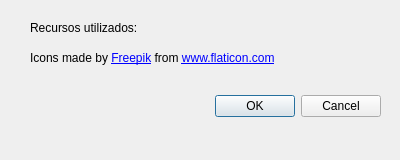
<?xml version="1.0" encoding="UTF-8"?>
<ui version="4.0">
 <class>AcercaDe</class>
 <widget class="QDialog" name="AcercaDe">
  <property name="geometry">
   <rect>
    <x>0</x>
    <y>0</y>
    <width>400</width>
    <height>160</height>
   </rect>
  </property>
  <property name="minimumSize">
   <size>
    <width>400</width>
    <height>160</height>
   </size>
  </property>
  <property name="maximumSize">
   <size>
    <width>400</width>
    <height>160</height>
   </size>
  </property>
  <property name="windowTitle">
   <string>Dialog</string>
  </property>
  <property name="windowIcon">
   <iconset resource="Recursos.qrc">
    <normaloff>:/Iconos/question.png</normaloff>:/Iconos/question.png</iconset>
  </property>
  <widget class="QDialogButtonBox" name="buttonBox">
   <property name="geometry">
    <rect>
     <x>40</x>
     <y>90</y>
     <width>341</width>
     <height>32</height>
    </rect>
   </property>
   <property name="orientation">
    <enum>Qt::Horizontal</enum>
   </property>
   <property name="standardButtons">
    <set>QDialogButtonBox::Cancel|QDialogButtonBox::Ok</set>
   </property>
  </widget>
  <widget class="QLabel" name="label">
   <property name="geometry">
    <rect>
     <x>30</x>
     <y>50</y>
     <width>271</width>
     <height>16</height>
    </rect>
   </property>
   <property name="text">
    <string>Icons made by &lt;a href=&quot;https://www.flaticon.com/authors/freepik&quot; title=&quot;Freepik&quot;&gt;Freepik&lt;/a&gt; from &lt;a href=&quot;https://www.flaticon.com/&quot; title=&quot;Flaticon&quot;&gt; www.flaticon.com&lt;/a&gt;</string>
   </property>
  </widget>
  <widget class="QLabel" name="label_2">
   <property name="geometry">
    <rect>
     <x>30</x>
     <y>20</y>
     <width>121</width>
     <height>16</height>
    </rect>
   </property>
   <property name="text">
    <string>Recursos utilizados:</string>
   </property>
  </widget>
 </widget>
 <resources>
  <include location="Recursos.qrc"/>
 </resources>
 <connections>
  <connection>
   <sender>buttonBox</sender>
   <signal>accepted()</signal>
   <receiver>AcercaDe</receiver>
   <slot>accept()</slot>
   <hints>
    <hint type="sourcelabel">
     <x>248</x>
     <y>254</y>
    </hint>
    <hint type="destinationlabel">
     <x>157</x>
     <y>274</y>
    </hint>
   </hints>
  </connection>
  <connection>
   <sender>buttonBox</sender>
   <signal>rejected()</signal>
   <receiver>AcercaDe</receiver>
   <slot>reject()</slot>
   <hints>
    <hint type="sourcelabel">
     <x>316</x>
     <y>260</y>
    </hint>
    <hint type="destinationlabel">
     <x>286</x>
     <y>274</y>
    </hint>
   </hints>
  </connection>
 </connections>
</ui>
